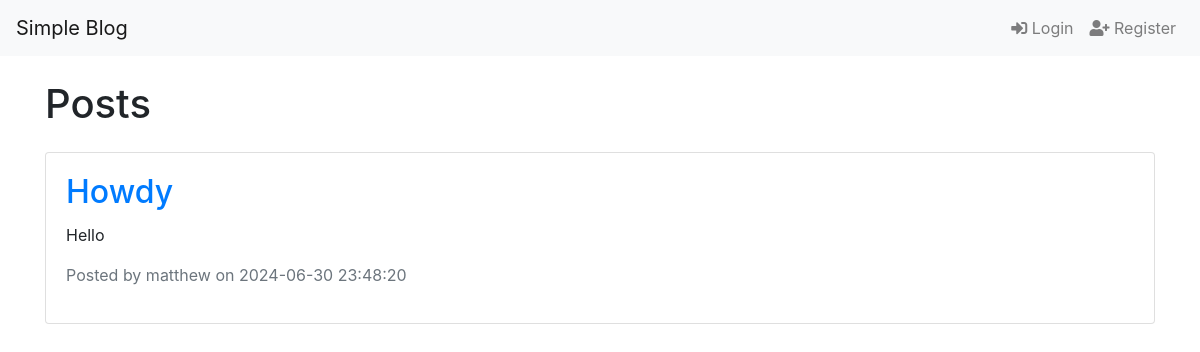
The page /index on the database as committed earlier.
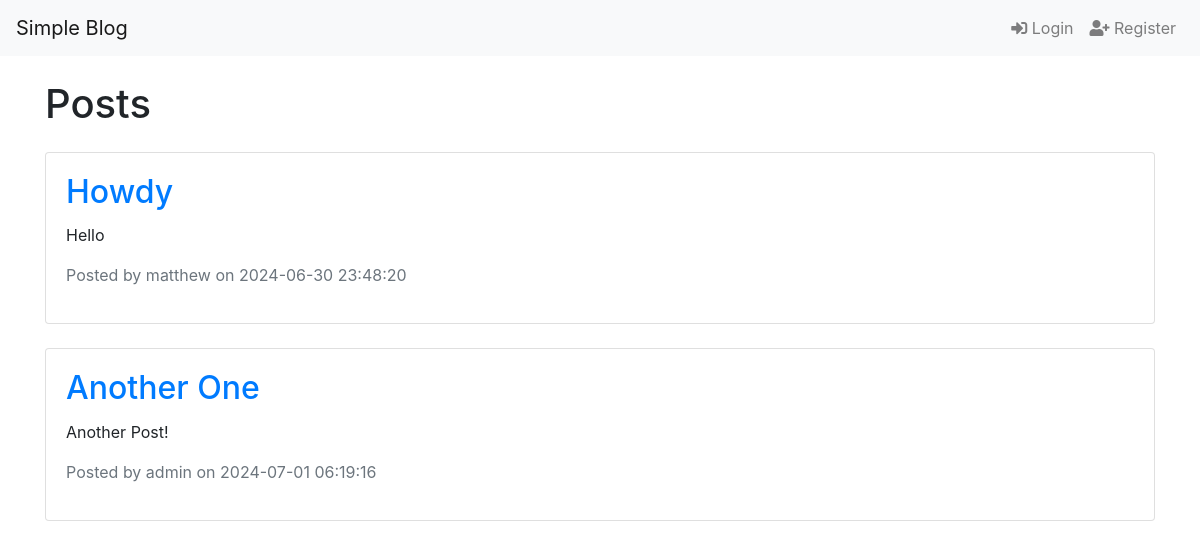
The same page on the database as committed later.
### app/models.py (models this page shows, shortened)
class Post(db.Model):
    id = db.Column(db.Integer, primary_key=True)
    title = db.Column(db.String(140))
    body = db.Column(db.Text)
    timestamp = db.Column(db.DateTime, index=True, default=datetime.utcnow)
    user_id = db.Column(db.Integer, db.ForeignKey('user.id'))

class User(UserMixin, db.Model):
    id = db.Column(db.Integer, primary_key=True)
    username = db.Column(db.String(128), index=True, unique=True)
    email = db.Column(db.String(255), index=True, unique=True)
    password_hash = db.Column(db.String(255))
    is_admin = db.Column(db.Boolean, default=False)  # Add this line
    posts = db.relationship('Post', backref='author', lazy='dynamic')

### app/routes.py (the view)
@app.route('/')
@app.route('/index')
def index():
    posts = Post.query.all()
    return render_template('home.html', posts=posts)

### app/templates/home.html (shortened to what this page needs)
{% extends "base.html" %}
{% block content %}
    <h1 class="my-4">Posts</h1>
    {% for post in posts %}
        <div class="card my-4">
            <div class="card-body">
                <h2 class="card-title"><a href="{{ url_for('post', id=post.id) }}">{{ post.title }}</a></h2>
                <p class="card-text">{{ post.body }}</p>
                <p class="text-muted">Posted by {{ post.author.username }} on {{ post.timestamp.strftime('%Y-%m-%d %H:%M:%S') }}</p>
            </div>
        </div>
    {% endfor %}
{% endblock %}

### app/templates/base.html (shortened to what this page needs)
<!doctype html>
<html lang="en">
<head>
    <link href="https://stackpath.bootstrapcdn.com/bootstrap/4.5.2/css/bootstrap.min.css" rel="stylesheet">
    <link rel="stylesheet" href="https://cdnjs.cloudflare.com/ajax/libs/font-awesome/5.15.3/css/all.min.css">
</head>
<body>
    <nav class="navbar navbar-expand-lg navbar-light bg-light">
        <a class="navbar-brand" href="{{ url_for('index') }}">Simple Blog</a>
        <div class="collapse navbar-collapse">
            <ul class="navbar-nav ml-auto">
                {% if current_user.is_authenticated %}
                    {% if current_user.is_admin %}
                        <li class="nav-item">
                            <a class="nav-link" href="{{ url_for('list_users') }}"><i class="fas fa-users"></i> Users</a>
                        </li>
                    {% endif %}
                    <li class="nav-item">
                        <a class="nav-link" href="{{ url_for('new_post') }}"><i class="fas fa-pen"></i> New Post</a>
                    </li>
                    <li class="nav-item">
                        <a class="nav-link" href="{{ url_for('logout') }}"><i class="fas fa-sign-out-alt"></i> Logout</a>
                    </li>
                {% else %}
                    <li class="nav-item">
                        <a class="nav-link" href="{{ url_for('login') }}"><i class="fas fa-sign-in-alt"></i> Login</a>
                    </li>
                    <li class="nav-item">
                        <a class="nav-link" href="{{ url_for('register') }}"><i class="fas fa-user-plus"></i> Register</a>
                    </li>
                {% endif %}
            </ul>
        </div>
    </nav>
    <div class="container">
        {% block content %}{% endblock %}
    </div>
</body>
</html>

Rows that differ between the two databases and show on the page:
added Post: title "Another One", body "Another Post!", author.username "admin", timestamp "2024-07-01 06:19:16"
